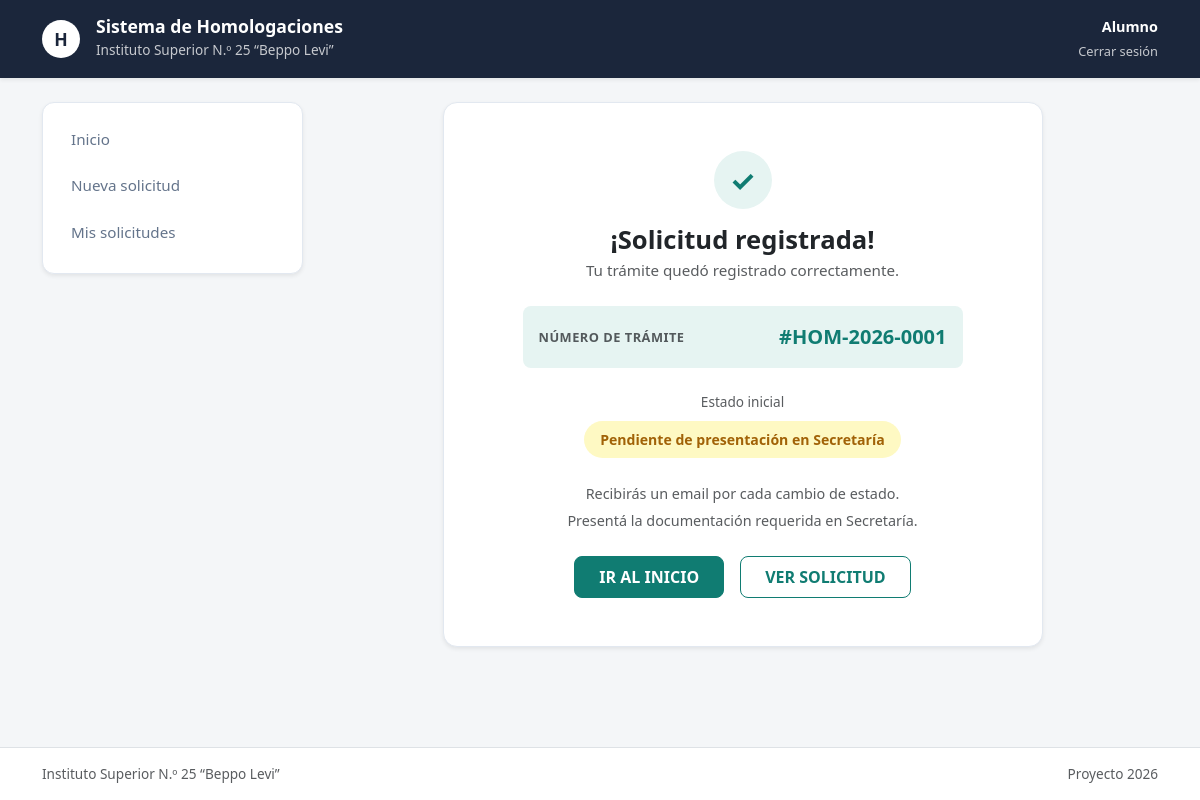
The app's page /solicitud-confirmacion/1/ (signed in), older data.
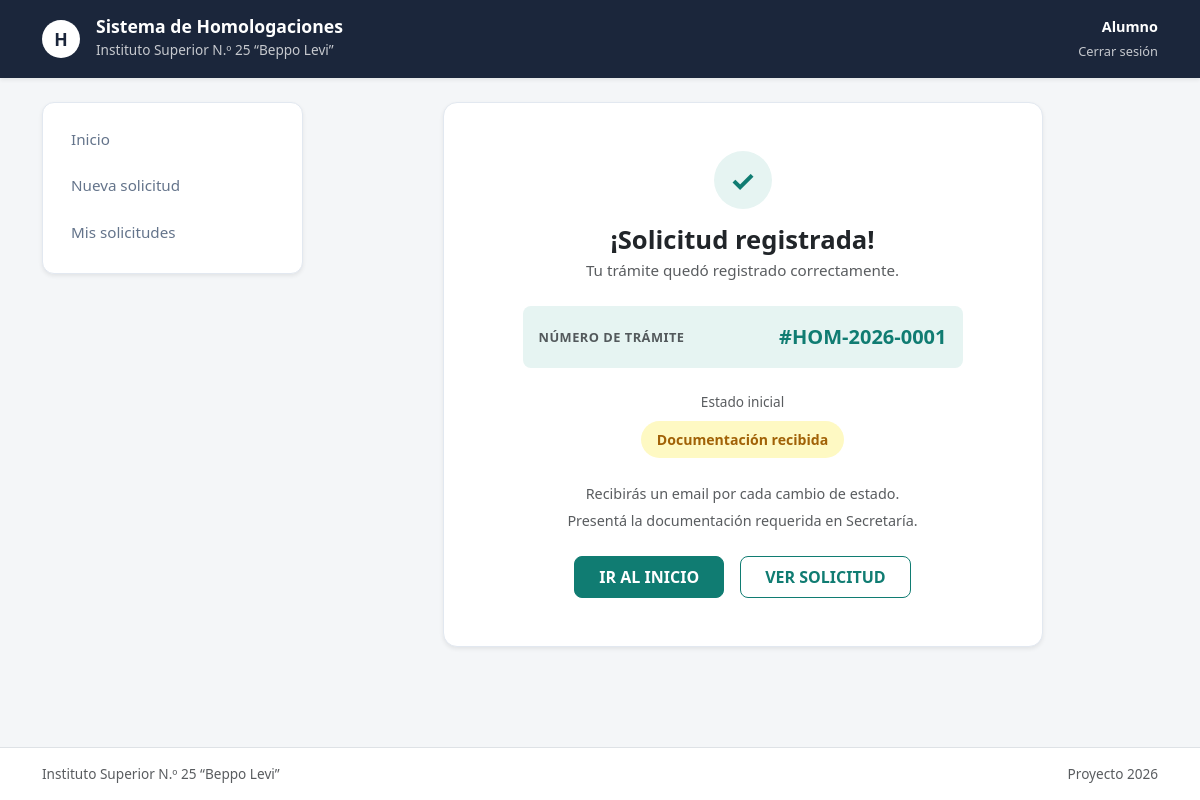
The same page, newer data.
### app1/models.py (models this page shows, shortened)
class SolicitudHomologacion(models.Model):
    ESTADOS = [
        ('PENDIENTE_PRESENTACION', 'Pendiente de presentación en Secretaría'),
        ('DOCUMENTACION_RECIBIDA', 'Documentación recibida'),
        ('PROFESOR_ASIGNADO', 'Profesor asignado'),
        ('EN_EVALUACION', 'En evaluación'),
        ('EVALUACION_FINALIZADA', 'Evaluación finalizada'),
        ('CORRECCION_SOLICITADA', 'Corrección solicitada'),
        ('DICTAMEN_APROBADO', 'Dictamen aprobado'),
        ('HOMOLOGACION_APROBADA', 'Homologación aprobada'),
        ('HOMOLOGACION_RECHAZADA', 'Homologación rechazada'),
    ]
    numero_tramite = models.CharField(max_length=30, unique=True, verbose_name="Número de Trámite")
    alumno = models.ForeignKey(PerfilUsuario, on_delete=models.CASCADE, limit_choices_to={'rol': 'ALUMNO'}, related_name="solicitudes")
    institucion_origen = models.CharField(max_length=200, verbose_name="Institución de Origen")
    carrera_origen = models.CharField(max_length=200, verbose_name="Carrera de Origen")
    analitico_pdf = models.FileField(upload_to="analiticos/", null=True, blank=True, verbose_name="Certificado Analítico")
    programa_origen_pdf = models.FileField(upload_to="programas_origen/", null=True, blank=True, verbose_name="Programa de la Materia de Origen")
    observaciones_alumno = models.TextField(blank=True, null=True, verbose_name="Observaciones del Alumno")
    estado = models.CharField(max_length=30, choices=ESTADOS, default='PENDIENTE_PRESENTACION', verbose_name="Estado de la Solicitud")
    fecha_creacion = models.DateTimeField(auto_now_add=True, verbose_name="Fecha de Creación")
    fecha_actualizacion = models.DateTimeField(auto_now=True, verbose_name="Última Actualización")

### app1/views.py (the view)
# urls.py: path('solicitud-confirmacion/<int:solicitud_id>/', views.solicitud_confirmacion, name='solicitud_confirmacion'),
@login_required(login_url='index')
def solicitud_confirmacion(request, solicitud_id):
    solicitud = get_object_or_404(SolicitudHomologacion, id=solicitud_id, alumno=request.user.perfil)
    return render(request, 'app1/solicitud_confirmacion.html', {'solicitud': solicitud})

### app1/templates/app1/solicitud_confirmacion.html (shortened to what this page needs)
{% extends 'app1/base.html' %}
{% load static %}
{% block usuario_header %}
    <div class="text-end">
        <span class="d-block fw-bold text-white" style="font-size: 0.9rem;">Alumno</span>
        <a href="{% url 'cerrar_sesion' %}" class="text-white text-opacity-75 text-decoration-none" style="font-size: 0.8rem;">
            Cerrar sesión
        </a>
    </div>
{% endblock usuario_header %}
{% block contenido %}
<div class="row g-4">
    <div class="col-12 col-md-3">
        <div class="sidebar-nav shadow-sm">
            <a href="{% url 'panel_alumno' %}" class="sidebar-link">Inicio</a>
            <a href="{% url 'nueva_solicitud' %}" class="sidebar-link">Nueva solicitud</a>
            <a href="{% url 'mis_solicitudes' %}" class="sidebar-link">Mis solicitudes</a>
        </div>
    </div>
    <div class="col-12 col-md-9">
        <div class="card-homolotec shadow-sm text-center py-5 px-4" style="max-width: 600px; margin: 0 auto;">
            <div class="d-inline-flex align-items-center justify-content-center rounded-circle mb-3"
                 style="width: 58px; height: 58px; background-color: #e6f4f2; color: #107c72; font-size: 1.8rem; font-weight: bold;">
                ✓
            </div>
            <h3 class="fw-bold text-dark mb-1" style="font-size: 1.6rem;">¡Solicitud registrada!</h3>
            <p class="text-muted mb-4" style="font-size: 0.95rem;">Tu trámite quedó registrado correctamente.</p>
            <div class="mx-auto p-3 mb-4 rounded-3 d-flex justify-content-between align-items-center"
                 style="background-color: #e6f4f2; max-width: 440px;">
                <span class="text-muted fw-bold" style="font-size: 0.8rem; letter-spacing: 0.5px;">NÚMERO DE TRÁMITE</span>
                <span class="fw-bold" style="color: #107c72; font-size: 1.25rem;">#{{ solicitud.numero_tramite }}</span>
            </div>
            <div class="mb-4">
                <p class="text-muted mb-2" style="font-size: 0.85rem;">Estado inicial</p>
                <span class="badge-estado badge-pendiente px-3 py-2" style="font-size: 0.88rem;">
                    {{ solicitud.get_estado_display }}
                </span>
            </div>
            <div class="text-muted mb-4" style="font-size: 0.9rem; line-height: 1.6;">
                <p class="mb-1">Recibirás un email por cada cambio de estado.</p>
                <p class="mb-0">Presentá la documentación requerida en Secretaría.</p>
            </div>
            <div class="d-flex justify-content-center align-items-center gap-3 mt-2">
                <a href="{% url 'panel_alumno' %}" class="btn btn-teal px-4 py-2">
                    IR AL INICIO
                </a>
                <a href="{% url 'detalle_solicitud' solicitud.id %}" class="btn btn-outline-teal px-4 py-2">
                   VER SOLICITUD
                </a>
            </div>
        </div>
    </div>
</div>
{% endblock contenido %}

Row changes from the older to the newer data that the page shows:
changed SolicitudHomologacion: estado "Pendiente de presentación en Secretaría" → "Documentación recibida"
